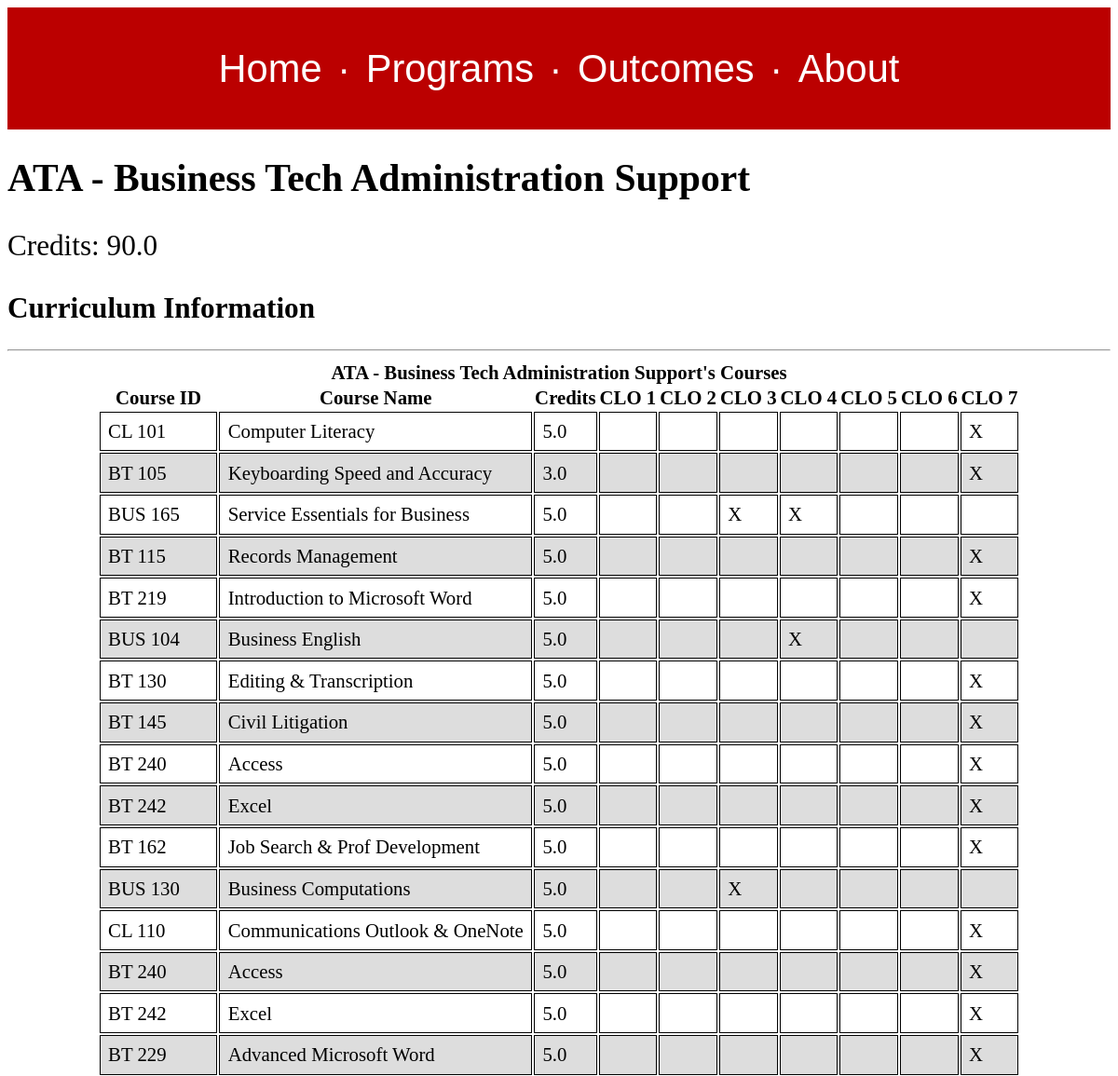
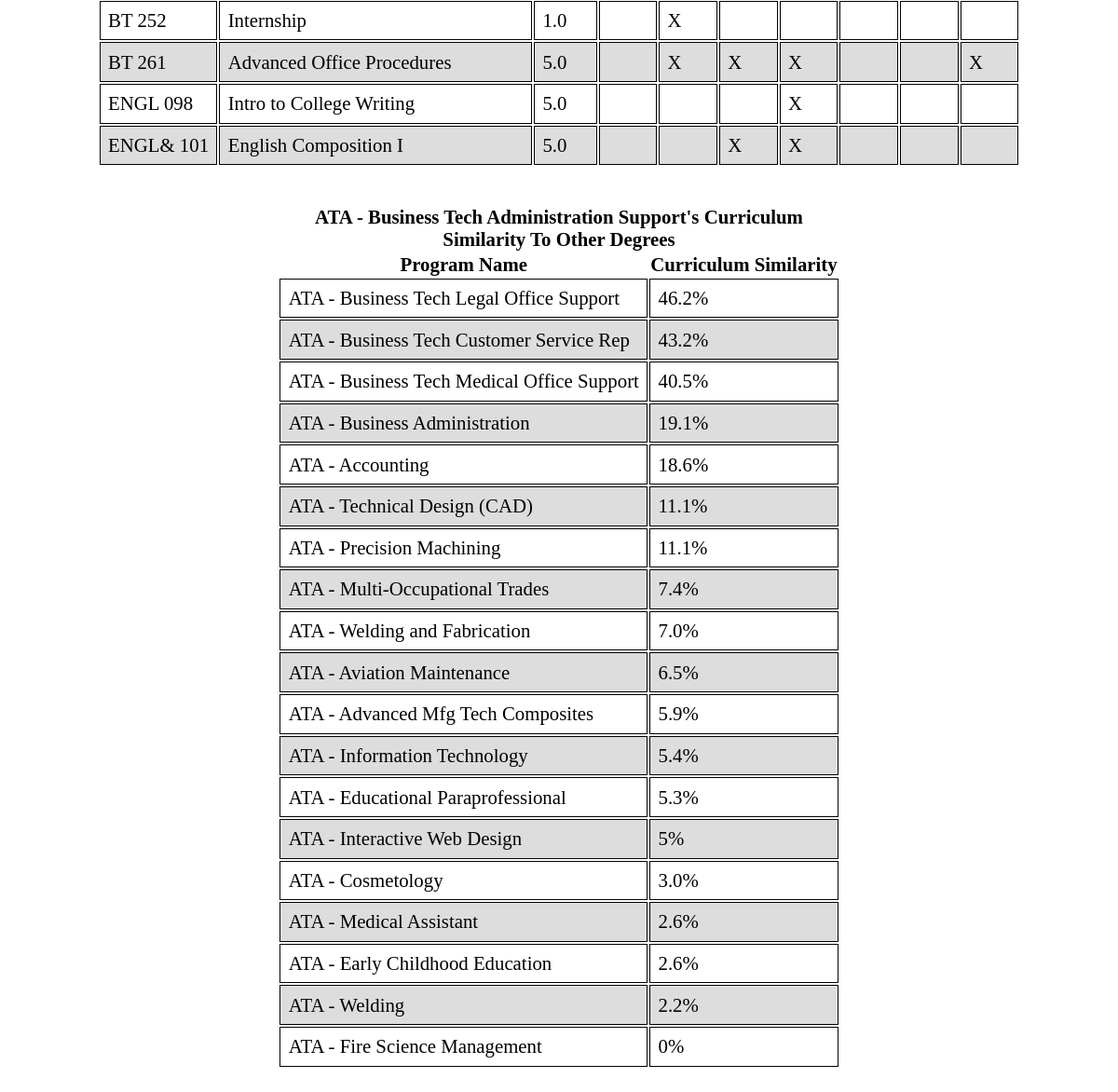
The app's page /degreeprogram/4 with its own data (2 pictures, top to bottom).
### clo_app/models.py (models this page shows)
class DegreeProgram(models.Model):
    label = models.TextField()
    credits = models.FloatField()
    elective_credits = models.FloatField(null=True)

class Course(models.Model):
    id = models.TextField(primary_key=True)
    label = models.TextField()
    lower_credit_bound = models.FloatField(null=True)
    upper_credit_bound = models.FloatField(null=True)

### clo_app/views.py (the view)
# urls.py: url(r'^degreeprogram/(?P<pid>[0-9]+)$', views.degree_program, name="degree-program"),
def degree_program(request, pid):
    ref_degree_program_id = pid
    rdp_object = models.DegreeProgram.objects.get(id=ref_degree_program_id)
    courses = models.Course.objects.filter(
        dpcoursespecific__degree_program=ref_degree_program_id)
    course_clo_pairs = []
    for course in courses:
        course_outcomes = [False] * models.CoreLearningOutcome.objects.all().count()
        clo_raw = models.CoreLearningOutcome.objects.filter(
            courselearningoutcome__course=course).order_by("id")
        for outcome_placeholder in enumerate(course_outcomes):
            if clo_raw.filter(id=outcome_placeholder[0]).exists():
                course_outcomes[outcome_placeholder[0]] = True
        course_clo_pairs.append((course, course_outcomes))
    program_distances = []
    for degree_program in models.DegreeProgram.objects.exclude(
            id=ref_degree_program_id):
        union = models.Course.objects.none().union(
            models.DPCourseSpecific.objects.filter(
                degree_program=ref_degree_program_id),
            models.DPCourseSpecific.objects.filter(
                degree_program=degree_program.id)).count()
        overlap = models.Course.objects.filter(
            dpcoursespecific__degree_program__id=ref_degree_program_id).filter(
                dpcoursespecific__degree_program__id=degree_program.id).count()
        program_distances.append((degree_program, (overlap / union) * 100))
    program_distances.sort(key=lambda distance: distance[1])
    return render(request,
                  'degree_program.html',
                  {"reference_program":rdp_object,
                   "course_clo_pairs":course_clo_pairs,
                   "program_distances":program_distances})

### clo_app/templates/degree_program.html (shortened to what this page needs)
{% extends "base.html" %}
{% load static %}
{% block css %}<link rel="stylesheet" href="{% static 'degree_program.css' %}"/>{% endblock %}
{% block content %}
<div id="course_overview">
<h1>{{ reference_program.label }}</h1>
<p class="credit_hours">Credits: {{ reference_program.credits }}</p>
</div>
<h2>Curriculum Information</h2>
<hr/>
<div id="dp_courses" class="collapse_table">
<table class="comparison_table">
  <caption><b>{{ reference_program.label }}'s Courses</b></caption>
  <thead>
    <th>Course ID</th>
    <th>Course Name</th>
    <th>Credits</th>
    <th>CLO 1</th>
    <th>CLO 2</th>
    <th>CLO 3</th>
    <th>CLO 4</th>
    <th>CLO 5</th>
    <th>CLO 6</th>
    <th>CLO 7</th>
  </thead>
  <tbody>
    {% for course_clo_pair in course_clo_pairs %}
    <tr class="{% cycle 'white_row' 'gray_row' %}">
      <td>{{ course_clo_pair.0.id }} </td>
      <td>{{ course_clo_pair.0.label }}</td>
      <td>{{ course_clo_pair.0.lower_credit_bound }}</td>
      {% for outcome in course_clo_pair.1 %}
      {% if outcome %}
      <td>X</td>
      {% else %}
      <td></td>
      {% endif %}
      {% endfor %}
    </tr>
    {% endfor %}
  </tbody>
</table>
</div>
<div id="dp_comp" class="collapse_table">
<table class="comparison_table">
  <caption><b>{{ reference_program.label }}'s Curriculum Similarity To Other Degrees</b></caption>
  <thead>
  <th>Program Name</th>
  <th>Curriculum Similarity</th>
  </thead>
  <tbody>
  {% for program_distance in program_distances reversed %}
  <tr class="{% cycle 'white_row' 'gray_row' %}">
    <td>{{ program_distance.0.label }}</td>
    <td>{{ program_distance.1 | floatformat}}%</td>
  </tr>
  {% endfor %}
  </tbody>
</table>
</div>
{% endblock %}

### clo_app/static/base.css (style rules this page uses)
body { font-size: 1.3em; }
caption { font-size: 1.3em; }
th { font-size: 1.3em; }
td { font-size: 1.3em; }

### clo_app/static/degree_program.css (style rules this page uses)
#course_overview p { font-size: 1.5em; }
td { padding: 0.4em; border: black 1px solid; }
.collapse_table { display: flex; flex-direction: row; justify-content: center; margin-bottom: 2em; }
.gray_row { background-color: #ddd; }

### records on screen
DegreeProgram: label "ATA - Business Tech Administration Support", credits "90.0"
Course: id "CL 101", label "Computer Literacy", lower_credit_bound "5.0"
Course: id "BT 105", label "Keyboarding Speed and Accuracy", lower_credit_bound "3.0"
Course: id "BUS 165", label "Service Essentials for Business", lower_credit_bound "5.0"
Course: id "BT 115", label "Records Management", lower_credit_bound "5.0"
Course: id "BT 219", label "Introduction to Microsoft Word", lower_credit_bound "5.0"
Course: id "BUS 104", label "Business English", lower_credit_bound "5.0"
Course: id "BT 130", label "Editing & Transcription", lower_credit_bound "5.0"
Course: id "BT 145", label "Civil Litigation", lower_credit_bound "5.0"
Course: id "BT 240", label "Access", lower_credit_bound "5.0"
Course: id "BT 242", label "Excel", lower_credit_bound "5.0"
Course: id "BT 162", label "Job Search & Prof Development", lower_credit_bound "5.0"
Course: id "BUS 130", label "Business Computations", lower_credit_bound "5.0"
Course: id "CL 110", label "Communications Outlook & OneNote", lower_credit_bound "5.0"
Course: id "BT 229", label "Advanced Microsoft Word", lower_credit_bound "5.0"
Course: id "BT 252", label "Internship", lower_credit_bound "1.0"
Course: id "BT 261", label "Advanced Office Procedures", lower_credit_bound "5.0"
Course: id "ENGL 098", label "Intro to College Writing", lower_credit_bound "5.0"
Course: id "ENGL& 101", label "English Composition I", lower_credit_bound "5.0"
DegreeProgram: label "ATA - Business Tech Legal Office Support", program_distance "46.2"
DegreeProgram: label "ATA - Business Tech Customer Service Rep", program_distance "43.2"
DegreeProgram: label "ATA - Business Tech Medical Office Support", program_distance "40.5"
DegreeProgram: label "ATA - Business Administration", program_distance "19.1"
DegreeProgram: label "ATA - Accounting", program_distance "18.6"
DegreeProgram: label "ATA - Technical Design (CAD)", program_distance "11.1"
DegreeProgram: label "ATA - Precision Machining", program_distance "11.1"
DegreeProgram: label "ATA - Multi-Occupational Trades", program_distance "7.4"
DegreeProgram: label "ATA - Welding and Fabrication", program_distance "7.0"
DegreeProgram: label "ATA - Aviation Maintenance", program_distance "6.5"
DegreeProgram: label "ATA - Advanced Mfg Tech Composites", program_distance "5.9"
DegreeProgram: label "ATA - Information Technology", program_distance "5.4"
DegreeProgram: label "ATA - Educational Paraprofessional", program_distance "5.3"
DegreeProgram: label "ATA - Interactive Web Design", program_distance "5"
DegreeProgram: label "ATA - Cosmetology", program_distance "3.0"
DegreeProgram: label "ATA - Medical Assistant", program_distance "2.6"
DegreeProgram: label "ATA - Early Childhood Education", program_distance "2.6"
DegreeProgram: label "ATA - Welding", program_distance "2.2"
DegreeProgram: label "ATA - Fire Science Management", program_distance "0"
